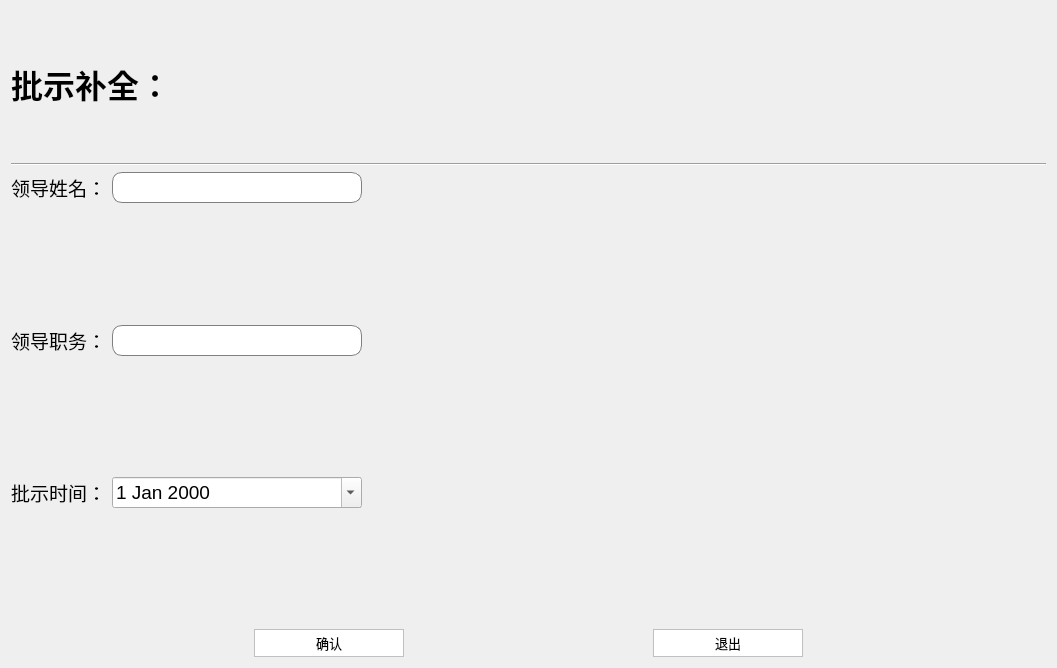
<?xml version="1.0" encoding="UTF-8"?>
<ui version="4.0">
 <class>Dialog</class>
 <widget class="QDialog" name="Dialog">
  <property name="geometry">
   <rect>
    <x>0</x>
    <y>0</y>
    <width>1057</width>
    <height>668</height>
   </rect>
  </property>
  <property name="windowTitle">
   <string>Dialog</string>
  </property>
  <property name="styleSheet">
   <string notr="true">QComboBox{
	background:white;
	border:1px solid gray;
    width:300px;
    border-radius:10px;
    padding:2px 4px;
}
QLineEdit{
    border:1px solid gray;
    width:300px;
    border-radius:10px;
    padding:2px 4px;
}
QPushButton{  
    border: 1px solid #C0C0C0;  
    background-color:#FFFFFF;  
    border-style: solid;  
    border-radius:0px;  
    width: 100px;  
    height:20px;  
    padding:0 0px;  
} 
QPushButton:hover{     
    border: 1px solid #E3C46F;  
    background-color:#FEF4BF;  
    border-style: solid;  
    border-radius:2px;  
    width: 40px;  
    height:20px;  
    padding:0 0px;  
}
QPushButton:pressed{  
    background-color:#EAF0FF;  
    border: 1px solid #AAB4C4;  
    width: 40px;  
    height:20px;  
    padding:0 0px;  
    border-radius:1px;  
} </string>
  </property>
  <layout class="QVBoxLayout" name="verticalLayout">
   <item>
    <widget class="QLabel" name="label_1">
     <property name="font">
      <font>
       <pointsize>24</pointsize>
       <weight>75</weight>
       <bold>true</bold>
      </font>
     </property>
     <property name="styleSheet">
      <string notr="true"/>
     </property>
     <property name="text">
      <string>批示补全：</string>
     </property>
    </widget>
   </item>
   <item>
    <widget class="Line" name="line">
     <property name="orientation">
      <enum>Qt::Horizontal</enum>
     </property>
    </widget>
   </item>
   <item>
    <layout class="QFormLayout" name="formLayout_1">
     <item row="0" column="0">
      <widget class="QLabel" name="label_2">
       <property name="sizePolicy">
        <sizepolicy hsizetype="Fixed" vsizetype="Preferred">
         <horstretch>0</horstretch>
         <verstretch>0</verstretch>
        </sizepolicy>
       </property>
       <property name="font">
        <font>
         <pointsize>14</pointsize>
        </font>
       </property>
       <property name="text">
        <string>领导姓名：</string>
       </property>
      </widget>
     </item>
     <item row="0" column="1">
      <widget class="QLineEdit" name="lineEdit_1">
       <property name="maximumSize">
        <size>
         <width>250</width>
         <height>16777215</height>
        </size>
       </property>
       <property name="font">
        <font>
         <pointsize>14</pointsize>
        </font>
       </property>
      </widget>
     </item>
    </layout>
   </item>
   <item>
    <layout class="QFormLayout" name="formLayout_2">
     <item row="0" column="0">
      <widget class="QLabel" name="label_3">
       <property name="sizePolicy">
        <sizepolicy hsizetype="Fixed" vsizetype="Preferred">
         <horstretch>0</horstretch>
         <verstretch>0</verstretch>
        </sizepolicy>
       </property>
       <property name="font">
        <font>
         <pointsize>14</pointsize>
        </font>
       </property>
       <property name="text">
        <string>领导职务：</string>
       </property>
      </widget>
     </item>
     <item row="0" column="1">
      <widget class="QLineEdit" name="lineEdit_2">
       <property name="maximumSize">
        <size>
         <width>250</width>
         <height>16777215</height>
        </size>
       </property>
       <property name="font">
        <font>
         <pointsize>14</pointsize>
        </font>
       </property>
      </widget>
     </item>
    </layout>
   </item>
   <item>
    <layout class="QFormLayout" name="formLayout_3">
     <item row="0" column="0">
      <widget class="QLabel" name="label_4">
       <property name="sizePolicy">
        <sizepolicy hsizetype="Fixed" vsizetype="Preferred">
         <horstretch>0</horstretch>
         <verstretch>0</verstretch>
        </sizepolicy>
       </property>
       <property name="minimumSize">
        <size>
         <width>0</width>
         <height>0</height>
        </size>
       </property>
       <property name="font">
        <font>
         <pointsize>14</pointsize>
        </font>
       </property>
       <property name="text">
        <string>批示时间：</string>
       </property>
      </widget>
     </item>
     <item row="0" column="1">
      <widget class="QDateEdit" name="dateEdit">
       <property name="maximumSize">
        <size>
         <width>250</width>
         <height>16777215</height>
        </size>
       </property>
       <property name="font">
        <font>
         <pointsize>14</pointsize>
        </font>
       </property>
       <property name="calendarPopup">
        <bool>true</bool>
       </property>
      </widget>
     </item>
    </layout>
   </item>
   <item>
    <layout class="QHBoxLayout" name="horizontalLayout_1">
     <item>
      <widget class="QPushButton" name="pushButton_revise">
       <property name="minimumSize">
        <size>
         <width>150</width>
         <height>28</height>
        </size>
       </property>
       <property name="maximumSize">
        <size>
         <width>150</width>
         <height>16777215</height>
        </size>
       </property>
       <property name="font">
        <font>
         <pointsize>10</pointsize>
        </font>
       </property>
       <property name="focusPolicy">
        <enum>Qt::ClickFocus</enum>
       </property>
       <property name="text">
        <string>确认</string>
       </property>
      </widget>
     </item>
     <item>
      <widget class="QPushButton" name="pushButton_quit">
       <property name="minimumSize">
        <size>
         <width>150</width>
         <height>28</height>
        </size>
       </property>
       <property name="maximumSize">
        <size>
         <width>150</width>
         <height>16777215</height>
        </size>
       </property>
       <property name="font">
        <font>
         <pointsize>10</pointsize>
        </font>
       </property>
       <property name="focusPolicy">
        <enum>Qt::ClickFocus</enum>
       </property>
       <property name="text">
        <string>退出</string>
       </property>
      </widget>
     </item>
    </layout>
   </item>
  </layout>
 </widget>
 <resources/>
 <connections/>
</ui>
